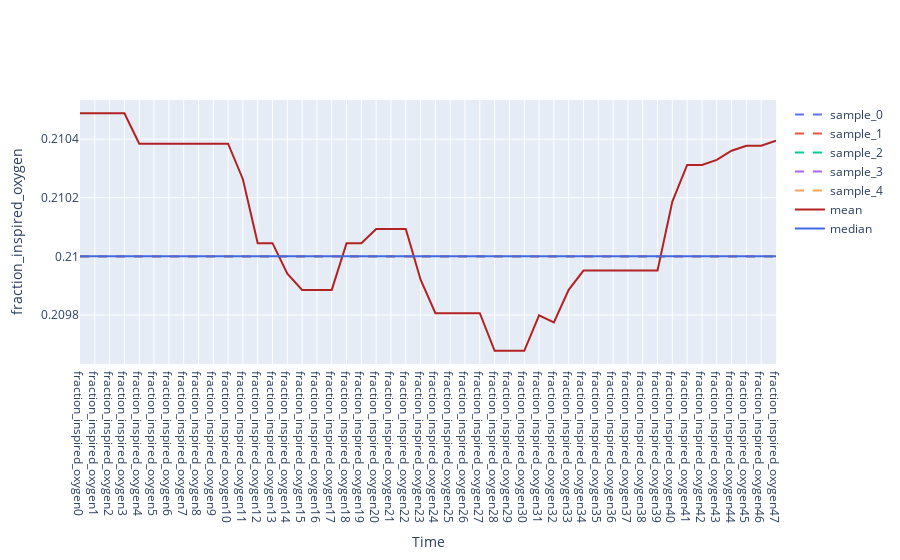

Notebook code cell kept with this figure:
### Code cell
sample_plot(df_umap_3, df_umap_3_describe, 5, "fraction_inspired_oxygen", "fraction_inspired_oxygen")

### Figure 1 — Plotly figure (JSON) as saved in the notebook; plotly's stock layout.template omitted (floating-point values rounded to 4 significant figures)
{"data": [{"line": {"dash": "dash", "width": 2}, "name": "sample_0", "type": "scatter", "x": ["fraction_inspired_oxygen0", "fraction_inspired_oxygen1", "fraction_inspired_oxygen2", "fraction_inspired_oxygen3", "fraction_inspired_oxygen4", "fraction_inspired_oxygen5", "fraction_inspired_oxygen6", "fraction_inspired_oxygen7", "fraction_inspired_oxygen8", "fraction_inspired_oxygen9", "fraction_inspired_oxygen10", "fraction_inspired_oxygen11", "fraction_inspired_oxygen12", "fraction_inspired_oxygen13", "fraction_inspired_oxygen14", "fraction_inspired_oxygen15", "fraction_inspired_oxygen16", "fraction_inspired_oxygen17", "fraction_inspired_oxygen18", "fraction_inspired_oxygen19", "fraction_inspired_oxygen20", "fraction_inspired_oxygen21", "fraction_inspired_oxygen22", "fraction_inspired_oxygen23", "fraction_inspired_oxygen24", "fraction_inspired_oxygen25", "fraction_inspired_oxygen26", "fraction_inspired_oxygen27", "fraction_inspired_oxygen28", "fraction_inspired_oxygen29", "fraction_inspired_oxygen30", "fraction_inspired_oxygen31", "fraction_inspired_oxygen32", "fraction_inspired_oxygen33", "fraction_inspired_oxygen34", "fraction_inspired_oxygen35", "fraction_inspired_oxygen36", "fraction_inspired_oxygen37", "fraction_inspired_oxygen38", "fraction_inspired_oxygen39", "fraction_inspired_oxygen40", "fraction_inspired_oxygen41", "fraction_inspired_oxygen42", "fraction_inspired_oxygen43", "fraction_inspired_oxygen44", "fraction_inspired_oxygen45", "fraction_inspired_oxygen46", "fraction_inspired_oxygen47"], "y": [0.21, 0.21, 0.21, 0.21, 0.21, 0.21, 0.21, 0.21, 0.21, 0.21, 0.21, 0.21, 0.21, 0.21, 0.21, 0.21, 0.21, 0.21, 0.21, 0.21, 0.21, 0.21, 0.21, 0.21, 0.21, 0.21, 0.21, 0.21, 0.21, 0.21, 0.21, 0.21, 0.21, 0.21, 0.21, 0.21, 0.21, 0.21, 0.21, 0.21, 0.21, 0.21, 0.21, 0.21, 0.21, 0.21, 0.21, 0.21]}, {"line": {"dash": "dash", "width": 2}, "name": "sample_1", "type": "scatter", "x": ["fraction_inspired_oxygen0", "fraction_inspired_oxygen1", "fraction_inspired_oxygen2", "fraction_inspired_oxygen3", "fraction_inspired_oxygen4", "fraction_inspired_oxygen5", "fraction_inspired_oxygen6", "fraction_inspired_oxygen7", "fraction_inspired_oxygen8", "fraction_inspired_oxygen9", "fraction_inspired_oxygen10", "fraction_inspired_oxygen11", "fraction_inspired_oxygen12", "fraction_inspired_oxygen13", "fraction_inspired_oxygen14", "fraction_inspired_oxygen15", "fraction_inspired_oxygen16", "fraction_inspired_oxygen17", "fraction_inspired_oxygen18", "fraction_inspired_oxygen19", "fraction_inspired_oxygen20", "fraction_inspired_oxygen21", "fraction_inspired_oxygen22", "fraction_inspired_oxygen23", "fraction_inspired_oxygen24", "fraction_inspired_oxygen25", "fraction_inspired_oxygen26", "fraction_inspired_oxygen27", "fraction_inspired_oxygen28", "fraction_inspired_oxygen29", "fraction_inspired_oxygen30", "fraction_inspired_oxygen31", "fraction_inspired_oxygen32", "fraction_inspired_oxygen33", "fraction_inspired_oxygen34", "fraction_inspired_oxygen35", "fraction_inspired_oxygen36", "fraction_inspired_oxygen37", "fraction_inspired_oxygen38", "fraction_inspired_oxygen39", "fraction_inspired_oxygen40", "fraction_inspired_oxygen41", "fraction_inspired_oxygen42", "fraction_inspired_oxygen43", "fraction_inspired_oxygen44", "fraction_inspired_oxygen45", "fraction_inspired_oxygen46", "fraction_inspired_oxygen47"], "y": [0.21, 0.21, 0.21, 0.21, 0.21, 0.21, 0.21, 0.21, 0.21, 0.21, 0.21, 0.21, 0.21, 0.21, 0.21, 0.21, 0.21, 0.21, 0.21, 0.21, 0.21, 0.21, 0.21, 0.21, 0.21, 0.21, 0.21, 0.21, 0.21, 0.21, 0.21, 0.21, 0.21, 0.21, 0.21, 0.21, 0.21, 0.21, 0.21, 0.21, 0.21, 0.21, 0.21, 0.21, 0.21, 0.21, 0.21, 0.21]}, {"line": {"dash": "dash", "width": 2}, "name": "sample_2", "type": "scatter", "x": ["fraction_inspired_oxygen0", "fraction_inspired_oxygen1", "fraction_inspired_oxygen2", "fraction_inspired_oxygen3", "fraction_inspired_oxygen4", "fraction_inspired_oxygen5", "fraction_inspired_oxygen6", "fraction_inspired_oxygen7", "fraction_inspired_oxygen8", "fraction_inspired_oxygen9", "fraction_inspired_oxygen10", "fraction_inspired_oxygen11", "fraction_inspired_oxygen12", "fraction_inspired_oxygen13", "fraction_inspired_oxygen14", "fraction_inspired_oxygen15", "fraction_inspired_oxygen16", "fraction_inspired_oxygen17", "fraction_inspired_oxygen18", "fraction_inspired_oxygen19", "fraction_inspired_oxygen20", "fraction_inspired_oxygen21", "fraction_inspired_oxygen22", "fraction_inspired_oxygen23", "fraction_inspired_oxygen24", "fraction_inspired_oxygen25", "fraction_inspired_oxygen26", "fraction_inspired_oxygen27", "fraction_inspired_oxygen28", "fraction_inspired_oxygen29", "fraction_inspired_oxygen30", "fraction_inspired_oxygen31", "fraction_inspired_oxygen32", "fraction_inspired_oxygen33", "fraction_inspired_oxygen34", "fraction_inspired_oxygen35", "fraction_inspired_oxygen36", "fraction_inspired_oxygen37", "fraction_inspired_oxygen38", "fraction_inspired_oxygen39", "fraction_inspired_oxygen40", "fraction_inspired_oxygen41", "fraction_inspired_oxygen42", "fraction_inspired_oxygen43", "fraction_inspired_oxygen44", "fraction_inspired_oxygen45", "fraction_inspired_oxygen46", "fraction_inspired_oxygen47"], "y": [0.21, 0.21, 0.21, 0.21, 0.21, 0.21, 0.21, 0.21, 0.21, 0.21, 0.21, 0.21, 0.21, 0.21, 0.21, 0.21, 0.21, 0.21, 0.21, 0.21, 0.21, 0.21, 0.21, 0.21, 0.21, 0.21, 0.21, 0.21, 0.21, 0.21, 0.21, 0.21, 0.21, 0.21, 0.21, 0.21, 0.21, 0.21, 0.21, 0.21, 0.21, 0.21, 0.21, 0.21, 0.21, 0.21, 0.21, 0.21]}, {"line": {"dash": "dash", "width": 2}, "name": "sample_3", "type": "scatter", "x": ["fraction_inspired_oxygen0", "fraction_inspired_oxygen1", "fraction_inspired_oxygen2", "fraction_inspired_oxygen3", "fraction_inspired_oxygen4", "fraction_inspired_oxygen5", "fraction_inspired_oxygen6", "fraction_inspired_oxygen7", "fraction_inspired_oxygen8", "fraction_inspired_oxygen9", "fraction_inspired_oxygen10", "fraction_inspired_oxygen11", "fraction_inspired_oxygen12", "fraction_inspired_oxygen13", "fraction_inspired_oxygen14", "fraction_inspired_oxygen15", "fraction_inspired_oxygen16", "fraction_inspired_oxygen17", "fraction_inspired_oxygen18", "fraction_inspired_oxygen19", "fraction_inspired_oxygen20", "fraction_inspired_oxygen21", "fraction_inspired_oxygen22", "fraction_inspired_oxygen23", "fraction_inspired_oxygen24", "fraction_inspired_oxygen25", "fraction_inspired_oxygen26", "fraction_inspired_oxygen27", "fraction_inspired_oxygen28", "fraction_inspired_oxygen29", "fraction_inspired_oxygen30", "fraction_inspired_oxygen31", "fraction_inspired_oxygen32", "fraction_inspired_oxygen33", "fraction_inspired_oxygen34", "fraction_inspired_oxygen35", "fraction_inspired_oxygen36", "fraction_inspired_oxygen37", "fraction_inspired_oxygen38", "fraction_inspired_oxygen39", "fraction_inspired_oxygen40", "fraction_inspired_oxygen41", "fraction_inspired_oxygen42", "fraction_inspired_oxygen43", "fraction_inspired_oxygen44", "fraction_inspired_oxygen45", "fraction_inspired_oxygen46", "fraction_inspired_oxygen47"], "y": [0.21, 0.21, 0.21, 0.21, 0.21, 0.21, 0.21, 0.21, 0.21, 0.21, 0.21, 0.21, 0.21, 0.21, 0.21, 0.21, 0.21, 0.21, 0.21, 0.21, 0.21, 0.21, 0.21, 0.21, 0.21, 0.21, 0.21, 0.21, 0.21, 0.21, 0.21, 0.21, 0.21, 0.21, 0.21, 0.21, 0.21, 0.21, 0.21, 0.21, 0.21, 0.21, 0.21, 0.21, 0.21, 0.21, 0.21, 0.21]}, {"line": {"dash": "dash", "width": 2}, "name": "sample_4", "type": "scatter", "x": ["fraction_inspired_oxygen0", "fraction_inspired_oxygen1", "fraction_inspired_oxygen2", "fraction_inspired_oxygen3", "fraction_inspired_oxygen4", "fraction_inspired_oxygen5", "fraction_inspired_oxygen6", "fraction_inspired_oxygen7", "fraction_inspired_oxygen8", "fraction_inspired_oxygen9", "fraction_inspired_oxygen10", "fraction_inspired_oxygen11", "fraction_inspired_oxygen12", "fraction_inspired_oxygen13", "fraction_inspired_oxygen14", "fraction_inspired_oxygen15", "fraction_inspired_oxygen16", "fraction_inspired_oxygen17", "fraction_inspired_oxygen18", "fraction_inspired_oxygen19", "fraction_inspired_oxygen20", "fraction_inspired_oxygen21", "fraction_inspired_oxygen22", "fraction_inspired_oxygen23", "fraction_inspired_oxygen24", "fraction_inspired_oxygen25", "fraction_inspired_oxygen26", "fraction_inspired_oxygen27", "fraction_inspired_oxygen28", "fraction_inspired_oxygen29", "fraction_inspired_oxygen30", "fraction_inspired_oxygen31", "fraction_inspired_oxygen32", "fraction_inspired_oxygen33", "fraction_inspired_oxygen34", "fraction_inspired_oxygen35", "fraction_inspired_oxygen36", "fraction_inspired_oxygen37", "fraction_inspired_oxygen38", "fraction_inspired_oxygen39", "fraction_inspired_oxygen40", "fraction_inspired_oxygen41", "fraction_inspired_oxygen42", "fraction_inspired_oxygen43", "fraction_inspired_oxygen44", "fraction_inspired_oxygen45", "fraction_inspired_oxygen46", "fraction_inspired_oxygen47"], "y": [0.21, 0.21, 0.21, 0.21, 0.21, 0.21, 0.21, 0.21, 0.21, 0.21, 0.21, 0.21, 0.21, 0.21, 0.21, 0.21, 0.21, 0.21, 0.21, 0.21, 0.21, 0.21, 0.21, 0.21, 0.21, 0.21, 0.21, 0.21, 0.21, 0.21, 0.21, 0.21, 0.21, 0.21, 0.21, 0.21, 0.21, 0.21, 0.21, 0.21, 0.21, 0.21, 0.21, 0.21, 0.21, 0.21, 0.21, 0.21]}, {"line": {"color": "firebrick", "width": 2}, "name": "mean", "type": "scatter", "x": ["fraction_inspired_oxygen0", "fraction_inspired_oxygen1", "fraction_inspired_oxygen2", "fraction_inspired_oxygen3", "fraction_inspired_oxygen4", "fraction_inspired_oxygen5", "fraction_inspired_oxygen6", "fraction_inspired_oxygen7", "fraction_inspired_oxygen8", "fraction_inspired_oxygen9", "fraction_inspired_oxygen10", "fraction_inspired_oxygen11", "fraction_inspired_oxygen12", "fraction_inspired_oxygen13", "fraction_inspired_oxygen14", "fraction_inspired_oxygen15", "fraction_inspired_oxygen16", "fraction_inspired_oxygen17", "fraction_inspired_oxygen18", "fraction_inspired_oxygen19", "fraction_inspired_oxygen20", "fraction_inspired_oxygen21", "fraction_inspired_oxygen22", "fraction_inspired_oxygen23", "fraction_inspired_oxygen24", "fraction_inspired_oxygen25", "fraction_inspired_oxygen26", "fraction_inspired_oxygen27", "fraction_inspired_oxygen28", "fraction_inspired_oxygen29", "fraction_inspired_oxygen30", "fraction_inspired_oxygen31", "fraction_inspired_oxygen32", "fraction_inspired_oxygen33", "fraction_inspired_oxygen34", "fraction_inspired_oxygen35", "fraction_inspired_oxygen36", "fraction_inspired_oxygen37", "fraction_inspired_oxygen38", "fraction_inspired_oxygen39", "fraction_inspired_oxygen40", "fraction_inspired_oxygen41", "fraction_inspired_oxygen42", "fraction_inspired_oxygen43", "fraction_inspired_oxygen44", "fraction_inspired_oxygen45", "fraction_inspired_oxygen46", "fraction_inspired_oxygen47"], "y": [0.2105, 0.2105, 0.2105, 0.2105, 0.2104, 0.2104, 0.2104, 0.2104, 0.2104, 0.2104, 0.2104, 0.2103, 0.21, 0.21, 0.2099, 0.2099, 0.2099, 0.2099, 0.21, 0.21, 0.2101, 0.2101, 0.2101, 0.2099, 0.2098, 0.2098, 0.2098, 0.2098, 0.2097, 0.2097, 0.2097, 0.2098, 0.2098, 0.2099, 0.21, 0.21, 0.21, 0.21, 0.21, 0.21, 0.2102, 0.2103, 0.2103, 0.2103, 0.2104, 0.2104, 0.2104, 0.2104]}, {"line": {"color": "royalblue", "width": 2}, "name": "median", "type": "scatter", "x": ["fraction_inspired_oxygen0", "fraction_inspired_oxygen1", "fraction_inspired_oxygen2", "fraction_inspired_oxygen3", "fraction_inspired_oxygen4", "fraction_inspired_oxygen5", "fraction_inspired_oxygen6", "fraction_inspired_oxygen7", "fraction_inspired_oxygen8", "fraction_inspired_oxygen9", "fraction_inspired_oxygen10", "fraction_inspired_oxygen11", "fraction_inspired_oxygen12", "fraction_inspired_oxygen13", "fraction_inspired_oxygen14", "fraction_inspired_oxygen15", "fraction_inspired_oxygen16", "fraction_inspired_oxygen17", "fraction_inspired_oxygen18", "fraction_inspired_oxygen19", "fraction_inspired_oxygen20", "fraction_inspired_oxygen21", "fraction_inspired_oxygen22", "fraction_inspired_oxygen23", "fraction_inspired_oxygen24", "fraction_inspired_oxygen25", "fraction_inspired_oxygen26", "fraction_inspired_oxygen27", "fraction_inspired_oxygen28", "fraction_inspired_oxygen29", "fraction_inspired_oxygen30", "fraction_inspired_oxygen31", "fraction_inspired_oxygen32", "fraction_inspired_oxygen33", "fraction_inspired_oxygen34", "fraction_inspired_oxygen35", "fraction_inspired_oxygen36", "fraction_inspired_oxygen37", "fraction_inspired_oxygen38", "fraction_inspired_oxygen39", "fraction_inspired_oxygen40", "fraction_inspired_oxygen41", "fraction_inspired_oxygen42", "fraction_inspired_oxygen43", "fraction_inspired_oxygen44", "fraction_inspired_oxygen45", "fraction_inspired_oxygen46", "fraction_inspired_oxygen47"], "y": [0.21, 0.21, 0.21, 0.21, 0.21, 0.21, 0.21, 0.21, 0.21, 0.21, 0.21, 0.21, 0.21, 0.21, 0.21, 0.21, 0.21, 0.21, 0.21, 0.21, 0.21, 0.21, 0.21, 0.21, 0.21, 0.21, 0.21, 0.21, 0.21, 0.21, 0.21, 0.21, 0.21, 0.21, 0.21, 0.21, 0.21, 0.21, 0.21, 0.21, 0.21, 0.21, 0.21, 0.21, 0.21, 0.21, 0.21, 0.21]}], "layout": {"xaxis": {"title": {"text": "Time"}}, "yaxis": {"title": {"text": "fraction_inspired_oxygen"}}}}
